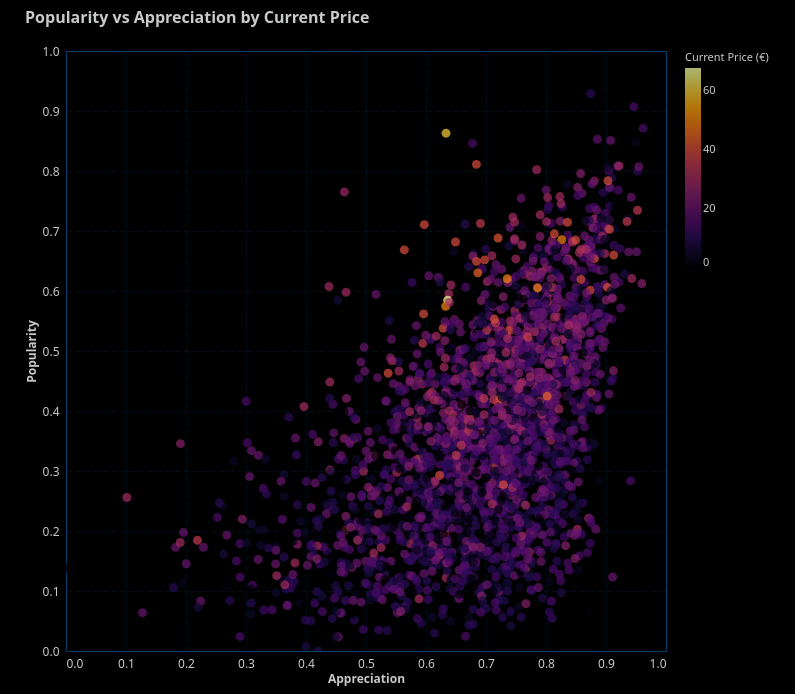

This figure's Vega-Lite source:
### Vega-Lite specification from a JSON file in a GitHub repository (floating-point values rounded to 4 significant figures; data arrays with more than 128 entries replaced by an {"elided": "..."} marker saying what was removed)
{"config": {"view": {"continuousWidth": 400, "continuousHeight": 300, "stroke": "#043f6b", "strokeWidth": 1}, "background": "#000000", "mark": {"color": "#6495ED"}, "arc": {"fill": "#6495ED"}, "area": {"fill": "#6495ED", "line": true, "fillOpacity": 0.1}, "line": {"stroke": "#6495ED", "strokeWidth": 2}, "path": {"stroke": "#6495ED"}, "rect": {"fill": "#6495ED"}, "shape": {"stroke": "#6495ED"}, "symbol": {"fill": "#6495ED"}, "title": {"color": "#C7CCC9", "anchor": "start", "dy": -15, "fontSize": 16, "font": "IBM Plex Sans,system-ui,-apple-system,BlinkMacSystemFont,\".sfnstext-regular\",sans-serif", "fontWeight": 600}, "axisBand": {"grid": false}, "axis": {"labelColor": "#C7CCC9", "labelFontSize": 12, "labelFont": "IBM Plex Sans Condensed, system-ui, -apple-system, BlinkMacSystemFont, \".SFNSText-Regular\", sans-serif", "labelFontWeight": 400, "titleColor": "#C7CCC9", "titleFontWeight": 600, "titleFontSize": 12, "grid": true, "gridColor": "#043f6b", "labelAngle": 0, "domainColor": null, "tickColor": null, "labelPadding": 2, "tickSize": 5, "tickWidth": 0.5, "gridOpacity": 1, "gridZ": 1}, "axisX": {"gridDash": [6, 3], "gridWidth": 0.25, "gridColor": "#043f6b"}, "axisY": {"gridDash": [6, 3], "gridWidth": 0.25, "gridColor": "#043f6b"}, "layer": {"grid": 1, "mark": 0}, "legend": {"labelFontSize": 11, "padding": 1, "symbolType": "square", "labelColor": "#C7CCC9", "titleColor": "#C7CCC9"}, "style": {"guide-label": {"font": "IBM Plex Sans,system-ui,-apple-system,BlinkMacSystemFont,\".sfnstext-regular\",sans-serif", "fill": "#C7CCC9", "fontWeight": 400}, "guide-title": {"font": "IBM Plex Sans,system-ui,-apple-system,BlinkMacSystemFont,\".sfnstext-regular\",sans-serif", "fill": "#C7CCC9", "fontWeight": 400}}, "range": {"category": ["#33a8c7ff", "#a0e426ff", "#ffab00ff", "#f77976ff", "#52e3e1ff", "#fdf148ff", "#f050aeff", "#d883ffff", "#9336fdff"]}}, "data": {"name": "data-415eb8e2fa16f0fcf8ff27e72011dae7"}, "mark": {"type": "circle", "opacity": 0.7, "size": 80}, "encoding": {"color": {"field": "current_price", "scale": {"domainMin": 0, "scheme": "inferno"}, "title": "Current Price (€)", "type": "quantitative"}, "tooltip": [{"field": "name", "title": "Game Title", "type": "nominal"}, {"field": "appreciation_score", "format": ".2f", "title": "Appreciation", "type": "quantitative"}, {"field": "popularity_score", "format": ".2f", "title": "Popularity", "type": "quantitative"}, {"field": "current_price", "format": ".2f", "title": "Current Price ($)", "type": "quantitative"}], "x": {"axis": {"values": [0.0, 0.1, 0.2, 0.3, 0.4, 0.5, 0.6, 0.7, 0.8, 0.9, 1.0]}, "field": "appreciation_score", "title": "Appreciation", "type": "quantitative"}, "y": {"axis": {"values": [0.0, 0.1, 0.2, 0.3, 0.4, 0.5, 0.6, 0.7, 0.8, 0.9, 1.0]}, "field": "popularity_score", "title": "Popularity", "type": "quantitative"}}, "height": 600, "padding": {"left": 25, "top": 10, "right": 25, "bottom": 10}, "params": [{"name": "CategorySelector", "bind": {"input": "select", "options": ["indie", "non-indie"], "name": "Game Type: "}, "value": "indie"}, {"name": "param_14", "select": {"type": "interval", "encodings": ["x", "y"]}, "bind": "scales"}], "title": "Popularity vs Appreciation by Current Price", "transform": [{"filter": "(datum.tipologia_gioco === CategorySelector)"}], "width": 600, "$schema": "https://vega.github.io/schema/vega-lite/v5.16.3.json", "datasets": {"data-415eb8e2fa16f0fcf8ff27e72011dae7": {"elided": "4703 records"}}}
